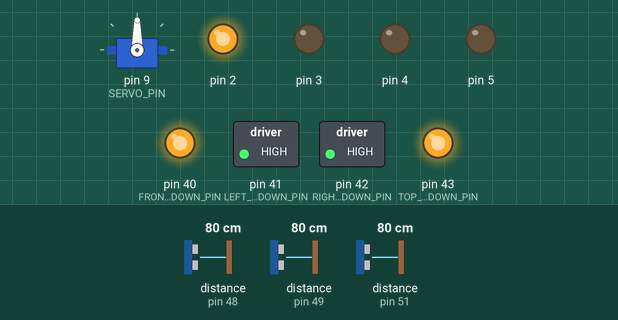
This sketch was run on a simulated Arduino Mega 2560, built with avr-gcc and run on an emulated ATmega2560. Parts: servo, switched loads named in the sketch (green lamp = pin HIGH), output pins drawn as LEDs (lit = HIGH). The test bench sets the inputs (shaded band); at power-on: distance to the obstacle (sensors on pin 49, pin 51, pin 48) 80 cm. What the sketch prints to the serial monitor is not drawn.

Above: at 1.7 s.
1.8 s: distance to the obstacle (sensor on pin 49) set to 2 cm
At 3.1 s:
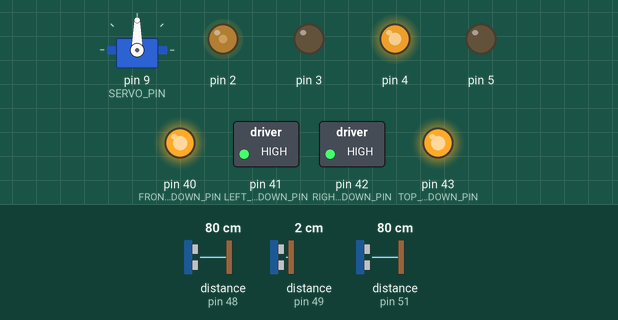
3.4 s: distance to the obstacle (sensor on pin 49) set to 9 cm
At 4.4 s:
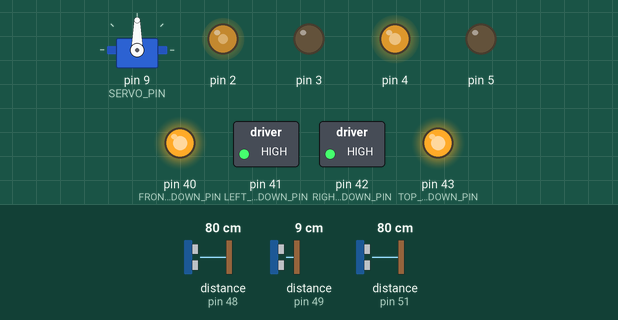
5.0 s: distance to the obstacle (sensor on pin 49) set to 18 cm
At 5.4 s:
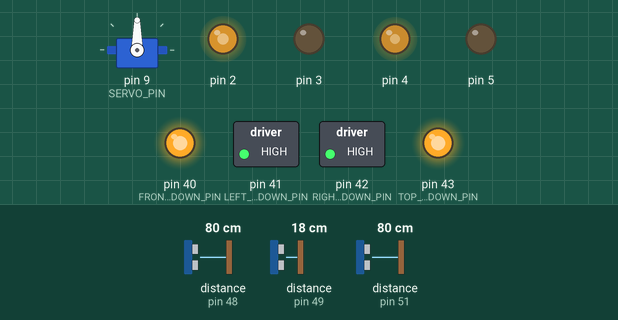
6.6 s: distance to the obstacle (sensor on pin 49) set to 35 cm
At 7.7 s:
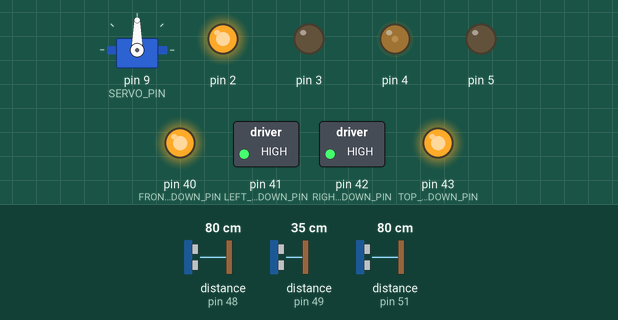
8.2 s: distance to the obstacle (sensor on pin 51) set to 17 cm
9.7 s: distance to the obstacle (sensor on pin 51) set to 13 cm
At 10.9 s:
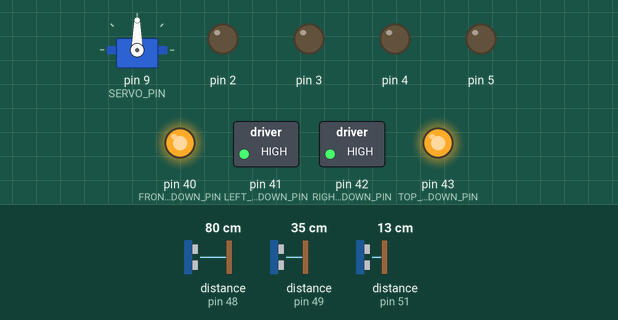
Timing chart, 0 to 12.3 s (numbered marks = the images above; inputs shaded):
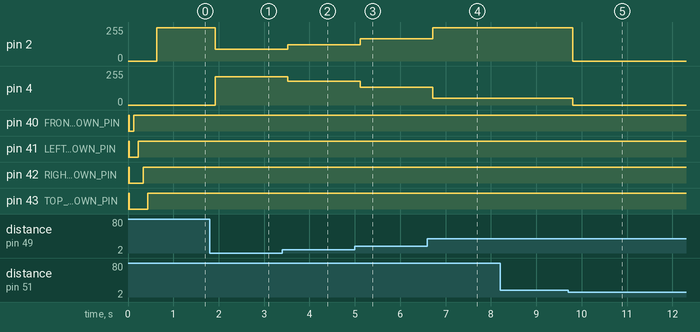

Measured:
- the behaviour switches between 15 and 14 cm on distance to the obstacle (sensor on pin 51) (found by bisection; images 4 and 5)
- after the input at 1.8 s, pin 2: 250/255 → 87/255 after 0.13 s; pin 4: 0/255 → 213/255 after 0.13 s
- after the input at 3.4 s, pin 2: 87/255 → 122/255 after 0.12 s; pin 4: 213/255 → 178/255 after 0.12 s
- after the input at 5.0 s, pin 2: 122/255 → 166/255 after 0.12 s; pin 4: 178/255 → 134/255 after 0.12 s
- after the input at 6.6 s, pin 2: 166/255 → 250/255 after 0.11 s; pin 4: 134/255 → 49/255 after 0.11 s
- after the input at 8.2 s, every drawn part: stays the same
- after the input at 9.7 s, pin 2: 250/255 → 0/255 after 0.11 s; pin 4: 49/255 → 0/255 after 0.11 s

The sketch:

drive-forward.ino
```cpp
#include <Wire.h>
#include <VL53L0X.h>
#include <Servo.h>

#include "RangeSensors.h"
#include "DriveMotor.h"
#include "HitGong.h"

#define FRONT_SHUTDOWN_PIN 40
#define LEFT_SHUTDOWN_PIN 41
#define RIGHT_SHUTDOWN_PIN 42
#define TOP_SHUTDOWN_PIN 43

#define FRONT_SHUTDOWN_ADDRESS 0x30
#define LEFT_SHUTDOWN_ADDRESS 0x31
#define RIGHT_SHUTDOWN_ADDRESS 0x32
#define TOP_SHUTDOWN_ADDRESS 0x33

#define MOTOR_LEFT_CH0 2
#define MOTOR_LEFT_CH1 3
#define MOTOR_RIGHT_CH0  4
#define MOTOR_RIGHT_CH1  5

#define SERVO_PIN 9

DriveMotor myMotor(MOTOR_LEFT_CH0, MOTOR_LEFT_CH1,
                    MOTOR_RIGHT_CH0, MOTOR_RIGHT_CH1);

RangeSensors sensors(FRONT_SHUTDOWN_PIN, LEFT_SHUTDOWN_PIN, RIGHT_SHUTDOWN_PIN, TOP_SHUTDOWN_PIN, FRONT_SHUTDOWN_ADDRESS, LEFT_SHUTDOWN_ADDRESS, RIGHT_SHUTDOWN_ADDRESS, TOP_SHUTDOWN_ADDRESS);

HitGong hitGong(SERVO_PIN);

int lastError = 0;
int mazeEnd = false;

void setup() {
  // put your setup code here, to run once:

  Wire.begin();
  Serial.begin(9600);
  Serial3.begin(9600);

  sensors.reset();
  sensors.turnOff();
  sensors.init();
  sensors.start();
}

void loop() {
  int leftDist = sensors.getLeftDistance();
  int topDist = sensors.getTopDistance();
  int frontDist = sensors.getFrontDistance();

  Serial3.println("topDist");
  Serial3.println(topDist);

  switch(mazeEnd) {
    case false:
      if(topDist < 150 && topDist > 25) {
        myMotor.stopMotors();
        mazeEnd = true;
      } else {
        lastError = myMotor.driveForward(leftDist, lastError);
      }
      break;
    case true:

      break;


  }


}
```

DriveMotor.cpp
```cpp
#include "DriveMotor.h"

#define Kp 0.25
#define Kd 0.25
#define rightMaxSpeed 250
#define leftMaxSpeed 250
#define rightBaseSpeed 150
#define leftBaseSpeed 150
#define setDist 146.05

DriveMotor::DriveMotor(const byte lm0, const byte lm1, const byte rm0, const byte rm1) {
  leftMotorCh0Pin = lm0;
  leftMotorCh1Pin = lm1;
  rightMotorCh0Pin = rm0;
  rightMotorCh1Pin = rm1;

  pinMode(leftMotorCh0Pin, OUTPUT);
  pinMode(leftMotorCh1Pin, OUTPUT);
  pinMode(rightMotorCh0Pin, OUTPUT);
  pinMode(rightMotorCh1Pin, OUTPUT);
}

int DriveMotor::driveForward(const int leftDist, const int lastError) {
  int error = leftDist - setDist;

  int delta = (Kp * error) + (Kd * (error - lastError));

  int leftMotorSpeed = leftBaseSpeed + delta;
  int rightMotorSpeed = rightBaseSpeed - delta;

  if (rightMotorSpeed > rightMaxSpeed) rightMotorSpeed = rightMaxSpeed;
  if (leftMotorSpeed > leftMaxSpeed) leftMotorSpeed = leftMaxSpeed;
  if (rightMotorSpeed < 0) rightMotorSpeed = 0;
  if (leftMotorSpeed < 0) leftMotorSpeed = 0;

  analogWrite(leftMotorCh0Pin, leftMotorSpeed);
  analogWrite(leftMotorCh1Pin, 0);

  analogWrite(rightMotorCh0Pin, rightMotorSpeed);
  analogWrite(rightMotorCh1Pin, 0);

  return lastError;
}

void DriveMotor::stopMotors() {
  analogWrite(leftMotorCh0Pin, 0);
  analogWrite(leftMotorCh1Pin, 0);

  analogWrite(rightMotorCh0Pin, 0);
  analogWrite(rightMotorCh1Pin, 0);
}
```

DriveMotor.h
```cpp
#ifndef _DRIVE_MOTOR_H_
#define _DRIVE_MOTOR_H_

#define DEBUG_SERIAL_PORT (Serial3)

#include "Arduino.h"

class DriveMotor {
  private:
    byte leftMotorCh0Pin;
    byte leftMotorCh1Pin;
    byte rightMotorCh0Pin;
    byte rightMotorCh1Pin;

  public:
    DriveMotor(const byte lm0, const byte lm1, const byte rm0, const byte rm1);
    int driveForward(const int leftDist, const int lastError);
    void stopMotors();
};

#endif
```

HitGong.cpp
```cpp
#include "HitGong.h"
#include "DriveMotor.h"
#include "RangeSensors.h"


HitGong::HitGong(const byte sp) {
  servoPin = sp;

  servo.attach(servoPin);
}

void HitGong::findAndHitGong() {

}
```

HitGong.h
```cpp
#ifndef _HIT_GONG_H_
#define _HIT_GONG_H_

#define DEBUG_SERIAL_PORT (Serial3)

#include "Arduino.h"
#include <Servo.h>

class HitGong {
  private:
    byte servoPin;
    Servo servo;

  public:
   HitGong(const byte sp);
   void findAndHitGong();
};

#endif
```

RangeSensors.cpp
```cpp
#include "RangeSensors.h"

RangeSensors::RangeSensors(const byte fsp, const byte lsp, const byte rsp, const byte tsp, const byte fsa, const byte lsa, const byte rsa, const byte tsa) {
  frontShutdownPin = fsp;
  leftShutdownPin = lsp;
  rightShutdownPin = rsp;
  topShutdownPin = tsp;
  frontShutdownAddress = fsa;
  leftShutdownAddress = lsa;
  rightShutdownAddress = rsa;
  topShutdownAddress = tsa;

  pinMode(frontShutdownPin, OUTPUT);
  pinMode(leftShutdownPin, OUTPUT);
  pinMode(rightShutdownPin, OUTPUT);
  pinMode(topShutdownPin, OUTPUT);
}

void RangeSensors::reset() {
  delay(10);
  digitalWrite(frontShutdownPin, LOW);
  digitalWrite(leftShutdownPin, LOW);
  digitalWrite(rightShutdownPin, LOW);
  digitalWrite(topShutdownPin, LOW);
  delay(10);
  digitalWrite(frontShutdownPin, HIGH);
  digitalWrite(leftShutdownPin, HIGH);
  digitalWrite(rightShutdownPin, HIGH);
  digitalWrite(topShutdownPin, HIGH);
}

void RangeSensors::turnOff() {
  delay(10);
  digitalWrite(frontShutdownPin, LOW);
  digitalWrite(leftShutdownPin, LOW);
  digitalWrite(rightShutdownPin, LOW);
  digitalWrite(topShutdownPin, LOW);
}

void RangeSensors::init() {
  delay(100);
  digitalWrite(frontShutdownPin, HIGH);
  delay(100);
  Serial.println("Init front.");
  frontSensor.init(true);
  frontSensor.setAddress(0x30);

  digitalWrite(leftShutdownPin, HIGH);
  delay(100);
  Serial.println("Init left.");
  leftSensor.init(true);
  leftSensor.setAddress(0x31);

  digitalWrite(rightShutdownPin, HIGH);
  delay(100);
  Serial.println("Init right.");
  rightSensor.init(true);
  rightSensor.setAddress(0x32);

  digitalWrite(topShutdownPin, HIGH);
  delay(100);
  Serial.println(topShutdownPin);
  Serial.println(topShutdownAddress);
  topSensor.init(true);
  topSensor.setAddress(0x33);

  frontSensor.setTimeout(RANGE_SENSOR_TIMEOUT);
  leftSensor.setTimeout(RANGE_SENSOR_TIMEOUT);
  rightSensor.setTimeout(RANGE_SENSOR_TIMEOUT);
  topSensor.setTimeout(RANGE_SENSOR_TIMEOUT);
}

void RangeSensors::start() {
  frontSensor.startContinuous();
  leftSensor.startContinuous();
  rightSensor.startContinuous();
  topSensor.startContinuous();
}

int RangeSensors::getTopDistance() {
  return topSensor.readRangeContinuousMillimeters();
}

int RangeSensors::getLeftDistance() {
  return leftSensor.readRangeContinuousMillimeters();
}

int RangeSensors::getRightDistance() {
  return rightSensor.readRangeContinuousMillimeters();
}

int RangeSensors::getFrontDistance() {
  return frontSensor.readRangeContinuousMillimeters();
}
```

RangeSensors.h
```cpp
#ifndef _RANGE_SENSORS_H_
#define _RANGE_SENSORS_H_

#include <Wire.h>
#include <VL53L0X.h>

#define RANGE_SENSOR_TIMEOUT 500

class RangeSensors {
  private:
    byte frontShutdownPin;
    byte leftShutdownPin;
    byte rightShutdownPin;
    byte topShutdownPin;
    byte frontShutdownAddress;
    byte leftShutdownAddress;
    byte rightShutdownAddress;
    byte topShutdownAddress;
    VL53L0X frontSensor;
    VL53L0X leftSensor;
    VL53L0X rightSensor;
    VL53L0X topSensor;

  public:
    RangeSensors(const byte fsp, const byte lsp, const byte rsp, const byte tsp, const byte fsa, const byte lsa, const byte rsa, const byte tsa);
    int getTopDistance(void);
    int getFrontDistance(void);
    int getLeftDistance(void);
    int getRightDistance(void);
    void start(void);
    void init(void);
    void turnOff(void);
    void reset(void);
};

#endif
```
